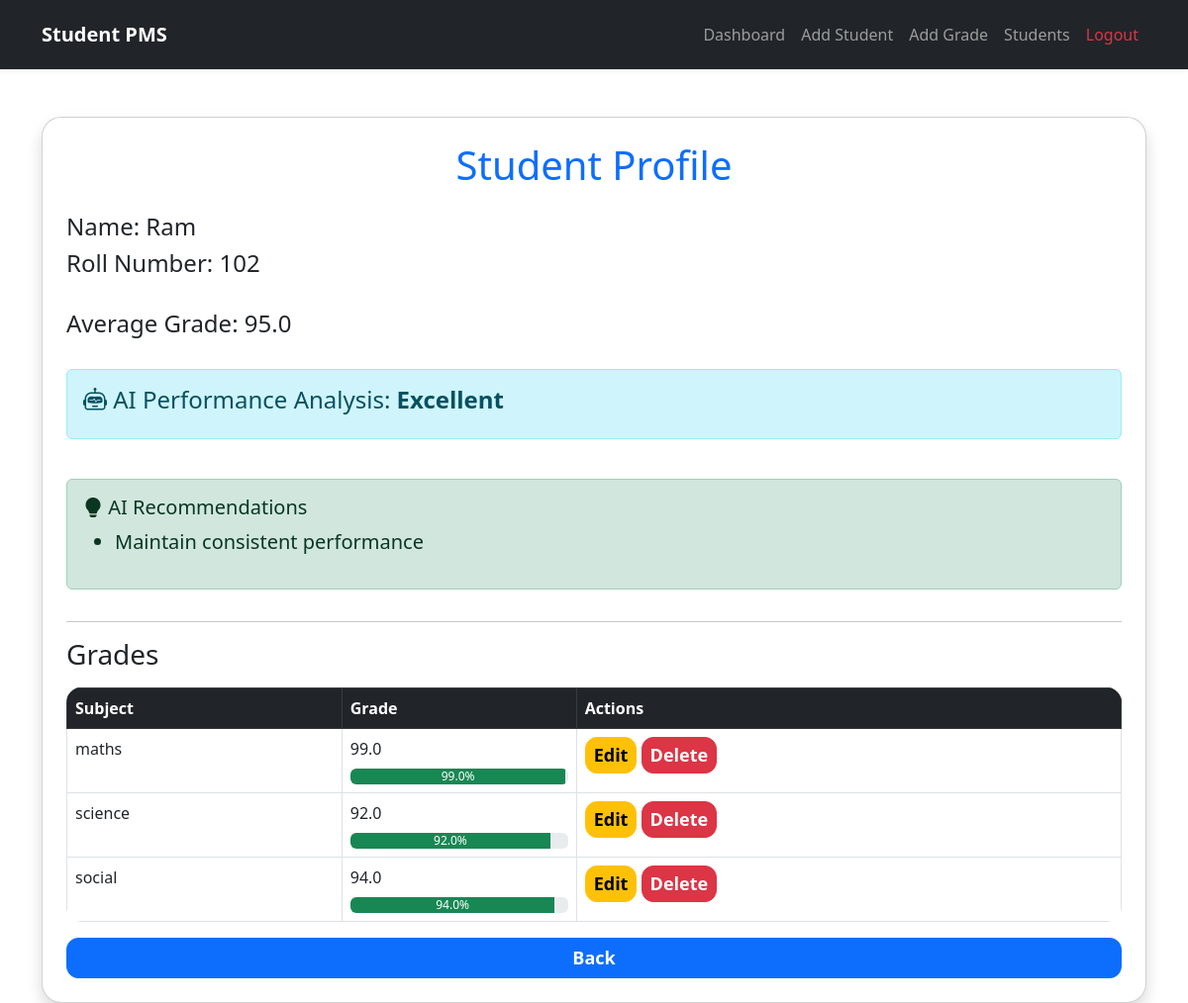
The page /student/102 on the database its author committed.
### tables this page shows
CREATE TABLE students (
    name TEXT,
    roll_number TEXT PRIMARY KEY
);

CREATE TABLE grades (
    roll_number TEXT,
    subject TEXT,
    grade REAL
);

### app.py (the view)
@app.route("/student/<roll_number>")
def student_profile(roll_number):
    student, grades = get_student_details(roll_number)
    if not student:
        return "Student not found!"
    (
    performance,
    average,
    weak_subjects,
    recommendations) = analyze_student_performance(grades)
    return render_template(
    "student_profile.html",
    student=student,
    grades=grades,
    performance=performance,
    average=average,
    weak_subjects=weak_subjects,
    recommendations=recommendations)

### database.py (called while the page is built)
def get_student_details(roll_number):
    cursor.execute("""
    SELECT * FROM students
    WHERE roll_number = ?
    """, (roll_number,))
    student = cursor.fetchone()
    cursor.execute("""
    SELECT subject, grade FROM grades
    WHERE roll_number = ?
    """, (roll_number,))
    grades = cursor.fetchall()
    return student, grades

### templates/student_profile.html (shortened to what this page needs)
<!DOCTYPE html>
<html>
<head>
    <link href="https://cdn.jsdelivr.net/npm/bootstrap@5.3.0/dist/css/bootstrap.min.css" rel="stylesheet">
    <link rel="stylesheet" href="{{ url_for('static', filename='style.css') }}">
    <link rel="stylesheet"
    href="https://cdn.jsdelivr.net/npm/bootstrap-icons@1.10.5/font/bootstrap-icons.css">
</head>
<body>
{% include 'navbar.html' %}
<div class="container mt-5">
    <div class="card shadow p-4">
        <h1 class="text-center text-primary mb-4">
            Student Profile
        </h1>
        <h4>Name: {{ student[0] }}</h4>
        <h4>Roll Number: {{ student[1] }}</h4>
        <h4 class="mt-4">
            Average Grade: {{ average }}
        </h4>
        <div class="alert alert-info mt-4">
            <h4>
                <i class="bi bi-robot"></i>
                AI Performance Analysis:
                <strong>{{ performance }}</strong>
            </h4>
        </div>
        <div class="alert alert-success mt-4">
            <h5>
                <i class="bi bi-lightbulb-fill"></i>
                AI Recommendations
            </h5>
            <ul class="fs-5">
                {% for rec in recommendations %}
                <li>{{ rec }}</li>
                {% endfor %}
            </ul>
        </div>
        <hr>
        <h3 class="mb-3">Grades</h3>
        <table class="table table-bordered table-hover">
            <thead class="table-dark">
                <tr>
                    <th>Subject</th>
                    <th>Grade</th>
                    <th>Actions</th>
                </tr>
            </thead>
            <tbody>
                {% for subject, grade in grades %}
                <tr>
                    <td>{{ subject }}</td>
                    <td>
                        {{ grade }}
                        <div class="progress mt-2">
                            <div
                                class="progress-bar
                                {% if grade >= 80 %}
                                    bg-success
                                {% elif grade >= 50 %}
                                    bg-warning
                                {% else %}
                                    bg-danger
                                {% endif %}"
                                role="progressbar"
                                style="width: {{ grade }}%;">
                                {{ grade }}%
                            </div>
                        </div>
                    </td>
                    <td>
                        <a href="/edit_grade/{{ student[1] }}/{{ subject }}"
                           class="btn btn-warning btn-sm">
                            Edit
                        </a>
                        <a href="/delete_subject/{{ student[1] }}/{{ subject }}"
                           class="btn btn-danger btn-sm">
                            Delete
                        </a>
                    </td>
                </tr>
                {% endfor %}
            </tbody>
        </table>
        <a href="/view_students" class="btn btn-primary">
            Back
        </a>
    </div>
</div>
</body>
</html>

### static/style.css (style rules this page uses)
table { background-color: white; border-radius: 15px; overflow: hidden; }
.card { border-radius: 20px; }
.btn { border-radius: 12px; font-size: 18px; font-weight: 600; }

### rows shown on the page
students: name "Ram", roll_number "102"
grades: subject "maths", grade "99.0"
grades: subject "science", grade "92.0"
grades: subject "social", grade "94.0"

### other values the page prints
{{ average }} "95.0"
{{ performance }} "Excellent"
{{ rec }} "Maintain consistent performance"
